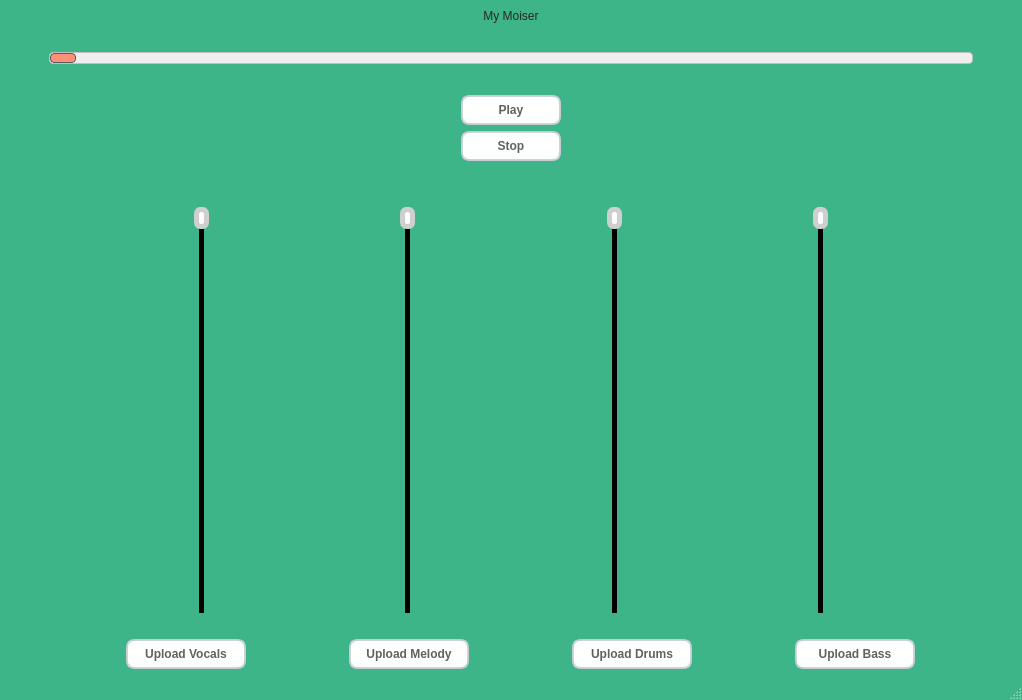
<?xml version="1.0" encoding="UTF-8"?>
<ui version="4.0">
 <class>MainWindow</class>
 <widget class="QMainWindow" name="MainWindow">
  <property name="windowModality">
   <enum>Qt::NonModal</enum>
  </property>
  <property name="enabled">
   <bool>true</bool>
  </property>
  <property name="geometry">
   <rect>
    <x>0</x>
    <y>0</y>
    <width>1022</width>
    <height>700</height>
   </rect>
  </property>
  <property name="sizePolicy">
   <sizepolicy hsizetype="Ignored" vsizetype="Ignored">
    <horstretch>0</horstretch>
    <verstretch>0</verstretch>
   </sizepolicy>
  </property>
  <property name="minimumSize">
   <size>
    <width>1022</width>
    <height>700</height>
   </size>
  </property>
  <property name="windowTitle">
   <string>My Moiser</string>
  </property>
  <property name="styleSheet">
   <string notr="true">/*
 * MacOS Style Sheet for QT Applications
 * Author: Jaime A. Quiroga P.
 * Company: GTRONICK
 * Last updated: 25/12/2020, 23:10.
 * Available at: https://github.com/GTRONICK/QSS/blob/master/MacOS.qss
 */
QMainWindow {
    background-color:#3EB489;
}
QSlider::groove:vertical {
	width: 5px;
	background-color: qlineargradient(spread:pad, x1:0.5, y1:1, x2:0.5, y2:0, stop:0 rgb(255, 255, 255), stop:1 rgb(255, 255, 255));
}

QSlider::handle:vertical {
	background: rgb(253,253,253);
	border-style: solid;
	border-width: 5px;
	border-color: rgb(207,207,207);
	height: 12px;
	margin: 0 -5px;
	border-radius: 7px;
}
QSlider::add-page:vertical {
    background: rgb(0,0,0);
}


QPushButton, QToolButton, QCommandLinkButton{
    padding: 0 5px 0 5px;
    border-style: solid;
    border-top-color: qlineargradient(spread:pad, x1:0, y1:0, x2:0, y2:1, stop:0 #c1c9cf, stop:1 #d2d8dd);
    border-right-color: qlineargradient(spread:pad, x1:1, y1:0, x2:0, y2:0, stop:0 #c1c9cf, stop:1 #d2d8dd);
    border-bottom-color: qlineargradient(spread:pad, x1:0, y1:1, x2:0, y2:0, stop:0 #c1c9cf, stop:1 #d2d8dd);
    border-left-color: qlineargradient(spread:pad, x1:0, y1:0, x2:1, y2:0, stop:0 #c1c9cf, stop:1 #d2d8dd);
    border-width: 2px;
    border-radius: 8px;
    color: #616161;
    font-weight: bold;
    background-color: qlineargradient(spread:pad, x1:0.5, y1:0, x2:0.5, y2:1, stop:0 #fbfdfd, stop:0.5 #ffffff, stop:1 #fbfdfd);
}
QPushButton::default, QToolButton::default, QCommandLinkButton::default{
    border: 2px solid transparent;
    color: #FFFFFF;
    background-color: qlineargradient(spread:pad, x1:0.5, y1:0, x2:0.5, y2:1, stop:0 #84afe5, stop:1 #1168e4);
}
QPushButton:hover, QToolButton:hover, QCommandLinkButton:hover{
    color: #3d3d3d;
}
QPushButton:pressed, QToolButton:pressed, QCommandLinkButton:pressed{
    color: #aeaeae;
    background-color: qlineargradient(spread:pad, x1:0.5, y1:0, x2:0.5, y2:1, stop:0 #ffffff, stop:0.5 #fbfdfd, stop:1 #ffffff);
}
QPushButton:disabled, QToolButton:disabled, QCommandLinkButton:disabled{
    color: #616161;
    background-color: qlineargradient(spread:pad, x1:0.5, y1:0, x2:0.5, y2:1, stop:0 #dce7eb, stop:0.5 #e0e8eb, stop:1 #dee7ec);
}
QLineEdit, QTextEdit, QPlainTextEdit, QSpinBox, QDoubleSpinBox, QTimeEdit, QDateEdit, QDateTimeEdit {
    border-width: 2px;
    border-radius: 8px;
    border-style: solid;
    border-top-color: qlineargradient(spread:pad, x1:0.5, y1:1, x2:0.5, y2:0, stop:0 #c1c9cf, stop:1 #d2d8dd);
    border-right-color: qlineargradient(spread:pad, x1:0, y1:0, x2:1, y2:0, stop:0 #c1c9cf, stop:1 #d2d8dd);
    border-bottom-color: qlineargradient(spread:pad, x1:0.5, y1:0, x2:0.5, y2:1, stop:0 #c1c9cf, stop:1 #d2d8dd);
    border-left-color: qlineargradient(spread:pad, x1:1, y1:0, x2:0, y2:0, stop:0 #c1c9cf, stop:1 #d2d8dd);
    background-color: #f4f4f4;
    color: #3d3d3d;
}
QLineEdit:focus, QTextEdit:focus, QPlainTextEdit:focus, QSpinBox:focus, QDoubleSpinBox:focus, QTimeEdit:focus, QDateEdit:focus, QDateTimeEdit:focus {
    border-width: 2px;
    border-radius: 8px;
    border-style: solid;
    border-top-color: qlineargradient(spread:pad, x1:0.5, y1:1, x2:0.5, y2:0, stop:0 #85b7e3, stop:1 #9ec1db);
    border-right-color: qlineargradient(spread:pad, x1:0, y1:0, x2:1, y2:0, stop:0 #85b7e3, stop:1 #9ec1db);
    border-bottom-color: qlineargradient(spread:pad, x1:0.5, y1:0, x2:0.5, y2:1, stop:0 #85b7e3, stop:1 #9ec1db);
    border-left-color: qlineargradient(spread:pad, x1:1, y1:0, x2:0, y2:0, stop:0 #85b7e3, stop:1 #9ec1db);
    background-color: #f4f4f4;
    color: #3d3d3d;
}
QLineEdit:disabled, QTextEdit:disabled, QPlainTextEdit:disabled, QSpinBox:disabled, QDoubleSpinBox:disabled, QTimeEdit:disabled, QDateEdit:disabled, QDateTimeEdit:disabled {
    color: #b9b9b9;
}
QSpinBox::up-button, QDoubleSpinBox::up-button, QTimeEdit::up-button, QDateEdit::up-button, QDateTimeEdit::up-button {
    subcontrol-origin: padding;
    subcontrol-position: top right;
    width: 15px;
    color: #272727;
    border-left-width: 1px;
    border-left-color: darkgray;
    border-left-style: solid;
    border-top-right-radius: 3px;
    padding: 3px;
}
QSpinBox::down-button, QDoubleSpinBox::down-button, QTimeEdit::down-button, QDateEdit::down-button, QDateTimeEdit::down-button {
    subcontrol-origin: padding;
    subcontrol-position: bottom right;
    width: 15px;
    color: #272727;
    border-left-width: 1px;
    border-left-color: darkgray;
    border-left-style: solid;
    border-bottom-right-radius: 3px;
    padding: 3px;
}
QSpinBox::up-button:pressed, QDoubleSpinBox::up-button:pressed, QTimeEdit::up-button:pressed, QDateEdit::up-button:pressed, QDateTimeEdit::up-button:pressed {
    color: #aeaeae;
    background-color: qlineargradient(spread:pad, x1:0.5, y1:0, x2:0.5, y2:1, stop:0 #ffffff, stop:0.5 #fbfdfd, stop:1 #ffffff);
}
QSpinBox::down-button:pressed, QDoubleSpinBox::down-button:pressed, QTimeEdit::down-button:pressed, QDateEdit::down-button:pressed, QDateTimeEdit::down-button:pressed {
    color: #aeaeae;
    background-color: qlineargradient(spread:pad, x1:0.5, y1:0, x2:0.5, y2:1, stop:0 #ffffff, stop:0.5 #fbfdfd, stop:1 #ffffff);
}
QSpinBox::up-button:hover, QDoubleSpinBox::up-button:hover, QTimeEdit::up-button:hover, QDateEdit::up-button:hover, QDateTimeEdit::up-button:hover {
    color: #FFFFFF;
    border-top-right-radius: 5px;
    background-color: qlineargradient(spread:pad, x1:0.5, y1:0, x2:0.5, y2:1, stop:0 #84afe5, stop:1 #1168e4);
    
}
QSpinBox::down-button:hover, QDoubleSpinBox::down-button:hover, QTimeEdit::down-button:hover, QDateEdit::down-button:hover, QDateTimeEdit::down-button:hover {
    color: #FFFFFF;
    border-bottom-right-radius: 5px;
    background-color: qlineargradient(spread:pad, x1:0.5, y1:0, x2:0.5, y2:1, stop:0 #84afe5, stop:1 #1168e4);
}
QSpinBox::up-arrow, QDoubleSpinBox::up-arrow, QTimeEdit::up-arrow, QDateEdit::up-arrow, QDateTimeEdit::up-arrow {
    image: url(/usr/share/icons/Adwaita/16x16/actions/go-up-symbolic.symbolic.png);
}
QSpinBox::down-arrow, QDoubleSpinBox::down-arrow, QTimeEdit::down-arrow, QDateEdit::down-arrow, QDateTimeEdit::down-arrow {
    image: url(/usr/share/icons/Adwaita/16x16/actions/go-down-symbolic.symbolic.png);
}
QProgressBar {
    max-height: 8px;
    text-align: center;
    font: italic bold 11px;
    color: #3d3d3d;
    border: 1px solid transparent;
    border-radius:4px;
    background-color: qlineargradient(spread:pad, x1:0, y1:0, x2:0, y2:1, stop:0 #ddd5d5, stop:0.5 #dad3d3, stop:1 #ddd5d5);
}
QProgressBar::chunk {
    background-color: qlineargradient(spread:pad, x1:0, y1:0, x2:0, y2:1, stop:0 #467dd1, stop:0.5 #3b88fc, stop:1 #467dd1);
    border-radius: 4px;
}
QProgressBar:disabled {
    color: #616161;
}
QProgressBar::chunk:disabled {
    background-color: #aeaeae;
}

QComboBox, QFontComboBox {
    border-width: 2px;
    border-radius: 8px;
    border-style: solid;
    border-top-color: qlineargradient(spread:pad, x1:0.5, y1:1, x2:0.5, y2:0, stop:0 #c1c9cf, stop:1 #d2d8dd);
    border-right-color: qlineargradient(spread:pad, x1:0, y1:0, x2:1, y2:0, stop:0 #c1c9cf, stop:1 #d2d8dd);
    border-bottom-color: qlineargradient(spread:pad, x1:0.5, y1:0, x2:0.5, y2:1, stop:0 #c1c9cf, stop:1 #d2d8dd);
    border-left-color: qlineargradient(spread:pad, x1:1, y1:0, x2:0, y2:0, stop:0 #c1c9cf, stop:1 #d2d8dd);
    background-color: #f4f4f4;
    color: #272727;
    padding-left: 5px;
}
QComboBox:editable, QComboBox:!editable, QComboBox::drop-down:editable, QComboBox:!editable:on, QComboBox::drop-down:editable:on {
    background: #ffffff;
}
QComboBox::drop-down {
    subcontrol-origin: padding;
    subcontrol-position: top right;
    width: 15px;
    color: #272727;
    border-left-width: 1px;
    border-left-color: darkgray;
    border-left-style: solid;
    border-top-right-radius: 3px;
    border-bottom-right-radius: 3px;
}
QComboBox::down-arrow {
    image: url(/usr/share/icons/Adwaita/16x16/actions/go-down-symbolic.symbolic.png); /*Adawaita icon thene*/
}

QComboBox::down-arrow:on {
    top: 1px;
    left: 1px;
}
QComboBox QAbstractItemView {
    border: 1px solid darkgray;
    border-radius: 8px;
    selection-background-color: #dadada;
    selection-color: #272727;
    color: #272727;
    background: white;
}
QLabel, QCheckBox, QRadioButton {
    color: #272727;
}
QCheckBox {
    padding: 2px;
}
QCheckBox:disabled, QRadioButton:disabled {
    color: #808086;
    padding: 2px;
}

QCheckBox:hover {
    border-radius:4px;
    border-style:solid;
    padding-left: 1px;
    padding-right: 1px;
    padding-bottom: 1px;
    padding-top: 1px;
    border-width:1px;
    border-color: transparent;
}
QCheckBox::indicator:checked {
    image: url(/usr/share/icons/Adwaita/16x16/actions/object-select-symbolic.symbolic.png);
    height: 15px;
    width: 15px;
    border-style:solid;
    border-width: 1px;
    border-color: #48a5fd;
    color: #ffffff;
    border-radius: 3px;
    background-color: qlineargradient(spread:pad, x1:0, y1:0, x2:0, y2:1, stop:0 #48a5fd, stop:0.5 #329cfb, stop:1 #48a5fd);
}
QCheckBox::indicator:unchecked {
    
    height: 15px;
    width: 15px;
    border-style:solid;
    border-width: 1px;
    border-color: #48a5fd;
    border-radius: 3px;
    background-color: #fbfdfa;
}
QLCDNumber {
    color: #616161;;
}
QMenuBar {
    background-color: #ececec;
}
QMenuBar::item {
    color: #616161;
    spacing: 3px;
    padding: 1px 4px;
    background-color: #ececec;
}

QMenuBar::item:selected {
    background-color: #dadada;
    color: #3d3d3d;
}
QMenu {
    background-color: #ececec;
}
QMenu::item:selected {
    background-color: #dadada;
    color: #3d3d3d;
}
QMenu::item {
    color: #616161;;
    background-color: #e0e0e0;
}
QTabWidget {
    color:rgb(0,0,0);
    background-color:#000000;
}
QTabWidget::pane {
    border-color: #050a0e;
    background-color: #e0e0e0;
    border-width: 1px;
    border-radius: 4px;
    position: absolute;
    top: -0.5em;
    padding-top: 0.5em;
}

QTabWidget::tab-bar {
    alignment: center;
}

QTabBar::tab {
    border-bottom: 1px solid #c0c0c0;
    padding: 3px;
    color: #272727;
    background-color: #fefefc;
    margin-left:0px;
}
QTabBar::tab:!last {
    border-right: 1px solid;
    border-right-color: #c0c0c0;
    border-bottom-color: #c0c0c0;
}
QTabBar::tab:first {
    border-top-left-radius: 4px;
    border-bottom-left-radius: 4px;
}
QTabBar::tab:last {
    border-top-right-radius: 4px;
    border-bottom-right-radius: 4px;
}
QTabBar::tab:selected, QTabBar::tab:last:selected, QTabBar::tab:hover {
    color: #FFFFFF;
    background-color: qlineargradient(spread:pad, x1:0.5, y1:0, x2:0.5, y2:1, stop:0 #84afe5, stop:1 #1168e4);
}
QRadioButton::indicator {
    height: 14px;
    width: 14px;
    border-style:solid;
    border-radius:7px;
    border-width: 1px;
}
QRadioButton::indicator:checked {
    border-color: #48a5fd;
    background-color: qradialgradient(cx:0.5, cy:0.5, radius:0.4,fx:0.5, fy:0.5, stop:0 #ffffff, stop:0.5 #ffffff, stop:0.6 #48a5fd, stop:1 #48a5fd);
}
QRadioButton::indicator:!checked {
    border-color: #a9b7c6;
    background-color: #fbfdfa;
}
QStatusBar {
    color:#027f7f;
}

QDial {
    background: #16a085;
}

QToolBox {
    color: #a9b7c6;
    background-color: #222b2e;
}
QToolBox::tab {
    color: #a9b7c6;
    background-color:#222b2e;
}
QToolBox::tab:selected {
    color: #FFFFFF;
    background-color:#222b2e;
}
QScrollArea {
    color: #FFFFFF;
    background-color:#222b2e;
}

QScrollBar:horizontal {
	max-height: 10px;
	border: 1px transparent grey;
	margin: 0px 20px 0px 20px;
	background: transparent;
}
QScrollBar:vertical {
	max-width: 10px;
	border: 1px transparent grey;
	margin: 20px 0px 20px 0px;
	background: transparent;
}
QScrollBar::handle:vertical, QScrollBar::handle:horizontal {
	background: #52595d;
	border-style: transparent;
	border-radius: 4px;
	min-height: 25px;
}
QScrollBar::handle:horizontal:hover, QScrollBar::handle:vertical:hover {
	background: qlineargradient(spread:pad, x1:0, y1:0, x2:1, y2:0, stop:0 #467dd1, stop:0.5 #3b88fc, stop:1 #467dd1);
}
QScrollBar::add-line, QScrollBar::sub-line {
    border: 2px transparent grey;
    border-radius: 4px;
    subcontrol-origin: margin;
    background: #b9b9b9;
}
QScrollBar::add-line:horizontal {
    width: 20px;
    subcontrol-position: right;
}
QScrollBar::add-line:vertical {
    height: 20px;
    subcontrol-position: bottom;
}
QScrollBar::sub-line:horizontal {
    width: 20px;
    subcontrol-position: left;
}
QScrollBar::sub-line:vertical {
    height: 20px;
    subcontrol-position: top;
}
QScrollBar::add-line:vertical:pressed, QScrollBar::add-line:horizontal:pressed, QScrollBar::sub-line:horizontal:pressed, QScrollBar::sub-line:vertical:pressed {
    background: qlineargradient(spread:pad, x1:0, y1:0, x2:1, y2:0, stop:0 #467dd1, stop:0.5 #3b88fc, stop:1 #467dd1);
}
QScrollBar::add-page:horizontal, QScrollBar::sub-page:horizontal, QScrollBar::add-page:vertical, QScrollBar::sub-page:vertical {
    background: none;
}
QScrollBar::up-arrow:vertical {
    image: url(/usr/share/icons/Adwaita/16x16/actions/go-up-symbolic.symbolic.png);
}
QScrollBar::down-arrow:vertical {
    image: url(/usr/share/icons/Adwaita/16x16/actions/go-down-symbolic.symbolic.png);
}
QScrollBar::left-arrow:horizontal {
    image: url(/usr/share/icons/Adwaita/16x16/actions/go-previous-symbolic.symbolic.png);
}
QScrollBar::right-arrow:horizontal {
    image: url(/usr/share/icons/Adwaita/16x16/actions/go-next-symbolic.symbolic.png);
}</string>
  </property>
  <widget class="QWidget" name="centralwidget">
   <layout class="QGridLayout" name="gridLayout">
    <item row="0" column="0">
     <widget class="QLabel" name="label_5">
      <property name="styleSheet">
       <string notr="true">font: 50pt &quot;Rakkas&quot;;</string>
      </property>
      <property name="text">
       <string>My Moiser</string>
      </property>
      <property name="alignment">
       <set>Qt::AlignCenter</set>
      </property>
     </widget>
    </item>
    <item row="13" column="0">
     <layout class="QGridLayout" name="gridLayout_2">
      <property name="leftMargin">
       <number>20</number>
      </property>
      <property name="topMargin">
       <number>0</number>
      </property>
      <item row="0" column="6">
       <widget class="QPushButton" name="upload4">
        <property name="sizePolicy">
         <sizepolicy hsizetype="Fixed" vsizetype="Fixed">
          <horstretch>0</horstretch>
          <verstretch>0</verstretch>
         </sizepolicy>
        </property>
        <property name="minimumSize">
         <size>
          <width>120</width>
          <height>30</height>
         </size>
        </property>
        <property name="text">
         <string>Upload Bass</string>
        </property>
       </widget>
      </item>
      <item row="0" column="1">
       <widget class="QPushButton" name="upload1">
        <property name="sizePolicy">
         <sizepolicy hsizetype="Fixed" vsizetype="Fixed">
          <horstretch>0</horstretch>
          <verstretch>0</verstretch>
         </sizepolicy>
        </property>
        <property name="minimumSize">
         <size>
          <width>120</width>
          <height>30</height>
         </size>
        </property>
        <property name="text">
         <string>Upload Vocals</string>
        </property>
       </widget>
      </item>
      <item row="0" column="3">
       <widget class="QPushButton" name="upload2">
        <property name="sizePolicy">
         <sizepolicy hsizetype="Fixed" vsizetype="Fixed">
          <horstretch>0</horstretch>
          <verstretch>0</verstretch>
         </sizepolicy>
        </property>
        <property name="minimumSize">
         <size>
          <width>120</width>
          <height>30</height>
         </size>
        </property>
        <property name="text">
         <string>Upload Melody</string>
        </property>
       </widget>
      </item>
      <item row="0" column="4">
       <widget class="QPushButton" name="upload3">
        <property name="sizePolicy">
         <sizepolicy hsizetype="Fixed" vsizetype="Fixed">
          <horstretch>120</horstretch>
          <verstretch>30</verstretch>
         </sizepolicy>
        </property>
        <property name="minimumSize">
         <size>
          <width>120</width>
          <height>30</height>
         </size>
        </property>
        <property name="text">
         <string>Upload Drums</string>
        </property>
       </widget>
      </item>
     </layout>
    </item>
    <item row="5" column="0">
     <layout class="QHBoxLayout" name="horizontalLayout_3">
      <property name="topMargin">
       <number>20</number>
      </property>
      <item>
       <spacer name="horizontalSpacer_7">
        <property name="orientation">
         <enum>Qt::Horizontal</enum>
        </property>
        <property name="sizeType">
         <enum>QSizePolicy::Fixed</enum>
        </property>
        <property name="sizeHint" stdset="0">
         <size>
          <width>40</width>
          <height>20</height>
         </size>
        </property>
       </spacer>
      </item>
      <item>
       <widget class="QSlider" name="horizontalSlider">
        <property name="cursor">
         <cursorShape>PointingHandCursor</cursorShape>
        </property>
        <property name="mouseTracking">
         <bool>false</bool>
        </property>
        <property name="styleSheet">
         <string notr="true">QSlider::groove:horizontal {
    border: 1px solid #c0c0c0;
    height: 10px;
    background: #eee;
    margin: 0px;
    border-radius: 4px;
}
QSlider::handle:horizontal {
    background: #ff9078;
    border: 1px solid #565a5e;
    width: 24px;
    height: 8px;
    border-radius: 4px;
}</string>
        </property>
        <property name="maximum">
         <number>1000</number>
        </property>
        <property name="singleStep">
         <number>0</number>
        </property>
        <property name="tracking">
         <bool>true</bool>
        </property>
        <property name="orientation">
         <enum>Qt::Horizontal</enum>
        </property>
        <property name="invertedAppearance">
         <bool>false</bool>
        </property>
        <property name="invertedControls">
         <bool>false</bool>
        </property>
       </widget>
      </item>
      <item>
       <spacer name="horizontalSpacer_6">
        <property name="orientation">
         <enum>Qt::Horizontal</enum>
        </property>
        <property name="sizeType">
         <enum>QSizePolicy::Fixed</enum>
        </property>
        <property name="sizeHint" stdset="0">
         <size>
          <width>40</width>
          <height>15</height>
         </size>
        </property>
       </spacer>
      </item>
     </layout>
    </item>
    <item row="12" column="0">
     <layout class="QHBoxLayout" name="horizontalLayout">
      <property name="bottomMargin">
       <number>20</number>
      </property>
      <item>
       <spacer name="horizontalSpacer_5">
        <property name="orientation">
         <enum>Qt::Horizontal</enum>
        </property>
        <property name="sizeHint" stdset="0">
         <size>
          <width>40</width>
          <height>20</height>
         </size>
        </property>
       </spacer>
      </item>
      <item>
       <widget class="QSlider" name="volumeVocals">
        <property name="cursor">
         <cursorShape>ArrowCursor</cursorShape>
        </property>
        <property name="maximum">
         <number>100</number>
        </property>
        <property name="value">
         <number>100</number>
        </property>
        <property name="orientation">
         <enum>Qt::Vertical</enum>
        </property>
       </widget>
      </item>
      <item>
       <spacer name="horizontalSpacer">
        <property name="orientation">
         <enum>Qt::Horizontal</enum>
        </property>
        <property name="sizeHint" stdset="0">
         <size>
          <width>5</width>
          <height>5</height>
         </size>
        </property>
       </spacer>
      </item>
      <item>
       <widget class="QSlider" name="volumeOther">
        <property name="maximum">
         <number>100</number>
        </property>
        <property name="value">
         <number>100</number>
        </property>
        <property name="orientation">
         <enum>Qt::Vertical</enum>
        </property>
       </widget>
      </item>
      <item>
       <spacer name="horizontalSpacer_2">
        <property name="orientation">
         <enum>Qt::Horizontal</enum>
        </property>
        <property name="sizeHint" stdset="0">
         <size>
          <width>40</width>
          <height>20</height>
         </size>
        </property>
       </spacer>
      </item>
      <item>
       <widget class="QSlider" name="volumeDrums">
        <property name="maximum">
         <number>100</number>
        </property>
        <property name="value">
         <number>100</number>
        </property>
        <property name="orientation">
         <enum>Qt::Vertical</enum>
        </property>
       </widget>
      </item>
      <item>
       <spacer name="horizontalSpacer_3">
        <property name="orientation">
         <enum>Qt::Horizontal</enum>
        </property>
        <property name="sizeHint" stdset="0">
         <size>
          <width>40</width>
          <height>20</height>
         </size>
        </property>
       </spacer>
      </item>
      <item>
       <widget class="QSlider" name="volumeBass">
        <property name="maximum">
         <number>100</number>
        </property>
        <property name="value">
         <number>100</number>
        </property>
        <property name="orientation">
         <enum>Qt::Vertical</enum>
        </property>
       </widget>
      </item>
      <item>
       <spacer name="horizontalSpacer_4">
        <property name="orientation">
         <enum>Qt::Horizontal</enum>
        </property>
        <property name="sizeHint" stdset="0">
         <size>
          <width>40</width>
          <height>20</height>
         </size>
        </property>
       </spacer>
      </item>
     </layout>
    </item>
    <item row="6" column="0">
     <layout class="QGridLayout" name="gridLayout_4">
      <property name="topMargin">
       <number>20</number>
      </property>
      <item row="0" column="0">
       <widget class="QPushButton" name="play">
        <property name="sizePolicy">
         <sizepolicy hsizetype="Fixed" vsizetype="Fixed">
          <horstretch>0</horstretch>
          <verstretch>0</verstretch>
         </sizepolicy>
        </property>
        <property name="minimumSize">
         <size>
          <width>100</width>
          <height>30</height>
         </size>
        </property>
        <property name="text">
         <string>Play</string>
        </property>
       </widget>
      </item>
      <item row="1" column="0">
       <widget class="QPushButton" name="stopAll">
        <property name="sizePolicy">
         <sizepolicy hsizetype="Fixed" vsizetype="Fixed">
          <horstretch>0</horstretch>
          <verstretch>0</verstretch>
         </sizepolicy>
        </property>
        <property name="minimumSize">
         <size>
          <width>100</width>
          <height>30</height>
         </size>
        </property>
        <property name="text">
         <string>Stop</string>
        </property>
       </widget>
      </item>
     </layout>
    </item>
    <item row="10" column="0">
     <spacer name="verticalSpacer_3">
      <property name="orientation">
       <enum>Qt::Vertical</enum>
      </property>
      <property name="sizeType">
       <enum>QSizePolicy::Maximum</enum>
      </property>
      <property name="sizeHint" stdset="0">
       <size>
        <width>20</width>
        <height>40</height>
       </size>
      </property>
     </spacer>
    </item>
   </layout>
  </widget>
  <widget class="QStatusBar" name="statusbar"/>
  <action name="actionNew">
   <property name="text">
    <string>New</string>
   </property>
   <property name="shortcut">
    <string>Ctrl+N</string>
   </property>
  </action>
  <action name="actionExit">
   <property name="text">
    <string>Exit</string>
   </property>
   <property name="shortcut">
    <string>Ctrl+Q</string>
   </property>
  </action>
  <action name="actionOpen">
   <property name="text">
    <string>Open</string>
   </property>
   <property name="shortcut">
    <string>Ctrl+O</string>
   </property>
  </action>
  <action name="actionSave">
   <property name="text">
    <string>Save</string>
   </property>
   <property name="shortcut">
    <string>Ctrl+S</string>
   </property>
  </action>
 </widget>
 <resources>
  <include location="img.qrc"/>
  <include location="img.qrc"/>
  <include location="img.qrc"/>
 </resources>
 <connections/>
</ui>
